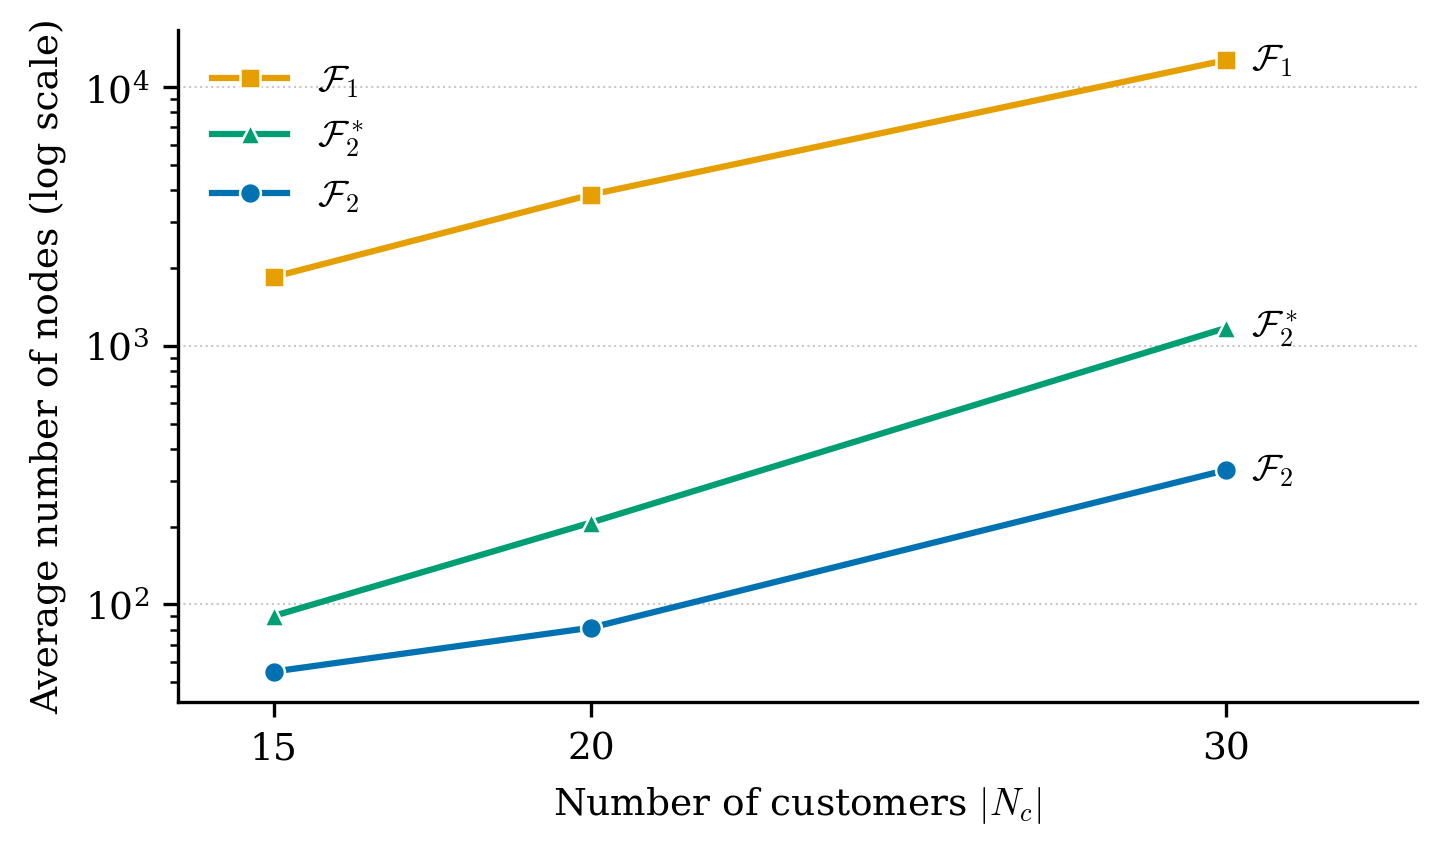

Write Python code to recreate this figure.
"""Average number of search-tree nodes vs. number of customers (line chart).

Data: Book1.xlsx, sheet FULL (same source as Table result_summary_n_nodes)
  column C   number of customers
  column M   F1  - CPLEX branch-and-bound nodes
  column BD  F2  - proposed branch-and-price nodes
  column AB  F2* - branch-and-price with random-pair branching + DFS
Only instance rows are used (the per-group average rows are skipped).

Run from this folder:  python3 nodes_linechart.py
Saves nodes_linechart.pdf / .png.
"""
import matplotlib as mpl
import matplotlib.pyplot as plt
import pandas as pd

DATA_FILE = "Book1.xlsx"
SIZES = [15, 20, 30]
WIDTH_CM, HEIGHT_CM = 12.0, 7.0

mpl.rcParams.update({
    "font.family":      "serif",
    "font.serif":       ["CMU Serif", "Computer Modern Roman", "DejaVu Serif"],
    "mathtext.fontset": "cm",
    "font.size":        9,
    "axes.labelsize":   9,
    "xtick.labelsize":  9,
    "ytick.labelsize":  9,
    "legend.fontsize":  9,
    "axes.linewidth":   0.8,
    "pdf.fonttype":     42,
    "ps.fonttype":      42,
})

# Same colors as the execution-time figure (F1 orange, F2 blue) + Okabe-Ito
# green for F2*; checked for colour-blind separation. Each series also has its
# own marker and a direct label, so it reads in greyscale print too.
SERIES = [  # (column, label, color, marker)
    ("M",  r"$\mathcal{F}_1$",   "#E69F00", "s"),
    ("AB", r"$\mathcal{F}_2^*$", "#009E73", "^"),
    ("BD", r"$\mathcal{F}_2$",   "#0072B2", "o"),
]

df = pd.read_excel(DATA_FILE, sheet_name="FULL", header=None, skiprows=1,
                   usecols="A,C,M,AB,BD")
df.columns = ["instance", "customers", "M", "AB", "BD"]
df = df[df["instance"].astype(str).str.match(r"^c[a-z]\d+-\d+,\d+,\d+$")]
for col in ["customers", "M", "AB", "BD"]:
    df[col] = pd.to_numeric(df[col], errors="coerce")
avg = df[df["customers"].isin(SIZES)].groupby("customers")[["M", "AB", "BD"]].mean()

fig, ax = plt.subplots(figsize=(WIDTH_CM / 2.54, HEIGHT_CM / 2.54))
for col, label, color, marker in SERIES:
    y = avg.loc[SIZES, col]
    ax.plot(SIZES, y, color=color, linewidth=1.5, marker=marker, markersize=5,
            markeredgecolor="white", markeredgewidth=0.6, label=label, zorder=3)
    # direct label at the right end of each line
    ax.annotate(label, (SIZES[-1], y.iloc[-1]), xytext=(6, 0),
                textcoords="offset points", va="center", fontsize=9)
    print(f"{col}: " + ", ".join(f"{n}: {v:.2f}" for n, v in zip(SIZES, y)))

ax.set_yscale("log")
ax.set_xticks(SIZES)
ax.set_xlim(SIZES[0] - 1.5, SIZES[-1] + 3)
ax.set_xlabel(r"Number of customers $|N_c|$")
ax.set_ylabel("Average number of nodes (log scale)")
ax.yaxis.grid(True, which="major", linestyle=":", linewidth=0.5, alpha=0.7)
ax.set_axisbelow(True)
for side in ("top", "right"):
    ax.spines[side].set_visible(False)
ax.legend(frameon=False, loc="upper left")

fig.tight_layout(pad=0.4)
for ext in ("pdf", "png"):
    fig.savefig(f"nodes_linechart.{ext}", bbox_inches="tight", dpi=300)
    print(f"Saved: nodes_linechart.{ext}")
